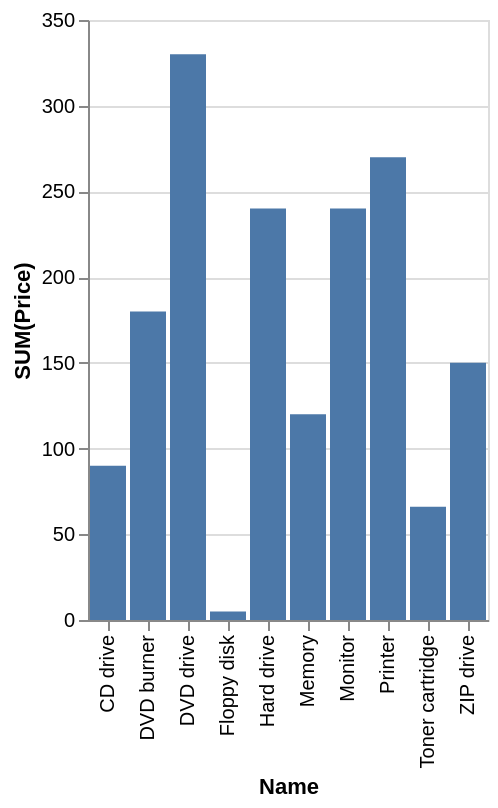

Write a Vega-Lite specification for this figure.
### Vega-Lite specification from a JSON file in a GitHub repository (floating-point values rounded to 4 significant figures)
{"data": {"values": [{"x_data": "CD drive", "y_data": 90}, {"x_data": "DVD burner", "y_data": 180}, {"x_data": "DVD drive", "y_data": 330}, {"x_data": "Floppy disk", "y_data": 5}, {"x_data": "Hard drive", "y_data": 240}, {"x_data": "Memory", "y_data": 120}, {"x_data": "Monitor", "y_data": 240}, {"x_data": "Printer", "y_data": 270}, {"x_data": "Toner cartridge", "y_data": 66}, {"x_data": "ZIP drive", "y_data": 150}]}, "mark": "bar", "encoding": {"x": {"field": "x_data", "type": "nominal", "title": "Name", "sort": "ascending"}, "y": {"field": "y_data", "type": "quantitative", "title": "SUM(Price)"}}}
